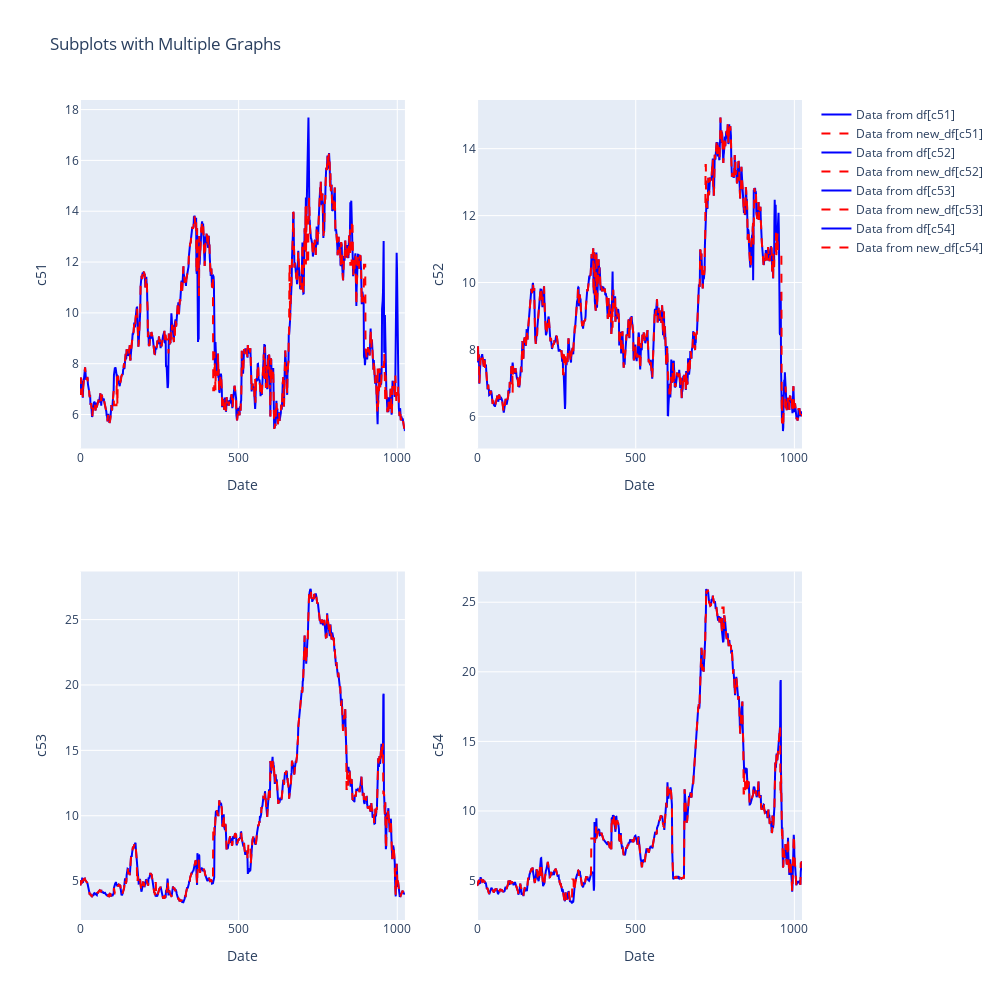

Write notebook code for a chart like this one.
### Code cell
import plotly.graph_objects as go
from plotly.subplots import make_subplots

selected_columns = ['c51', 'c52', 'c53', 'c54']

# Create a subplot with 2 rows and 2 columns
fig = make_subplots(rows=2, cols=2)

for i, (column) in enumerate((selected_columns), start=1):
    # Calculate the row and column indices for the subplot
    row_index = (i - 1) // 2 + 1
    col_index = (i - 1) % 2 + 1

    # Add a scatter trace for the data from df
    fig.add_trace(go.Scatter(x=df.index, y=df[column], mode='lines', name=f'Data from df[{column}]', line=dict(color='blue')), row=row_index, col=col_index)
    
    # Add a scatter trace for the data from new_df
    fig.add_trace(go.Scatter(x=new_df.index, y=new_df[column], mode='lines', name=f'Data from new_df[{column}]', line=dict(color='red', dash='dash')), row=row_index, col=col_index)
    
    # Set subplot title and axis labels
    fig.update_xaxes(title_text='Date', row=row_index, col=col_index)
    fig.update_yaxes(title_text=column, row=row_index, col=col_index)
    fig.update_layout(title_text=f'Line Plot of {column}', showlegend=True)

# Adjust subplot layout
fig.update_layout(height=1000, width=1000, title_text="Subplots with Multiple Graphs")
fig.update_layout(showlegend=True)
fig.show()

### Figure 1 — Plotly figure (JSON) as saved in the notebook; plotly's stock layout.template omitted (floating-point values rounded to 4 significant figures; data arrays with more than 128 entries replaced by an {"elided": "..."} marker saying what was removed)
{"data": [{"line": {"color": "blue"}, "mode": "lines", "name": "Data from df[c51]", "type": "scatter", "x": {"elided": "1025 int values"}, "xaxis": "x", "y": {"elided": "1025 float values"}, "yaxis": "y"}, {"line": {"color": "red", "dash": "dash"}, "mode": "lines", "name": "Data from new_df[c51]", "type": "scatter", "x": {"elided": "1025 int values"}, "xaxis": "x", "y": {"elided": "1025 float values"}, "yaxis": "y"}, {"line": {"color": "blue"}, "mode": "lines", "name": "Data from df[c52]", "type": "scatter", "x": {"elided": "1025 int values"}, "xaxis": "x2", "y": {"elided": "1025 float values"}, "yaxis": "y2"}, {"line": {"color": "red", "dash": "dash"}, "mode": "lines", "name": "Data from new_df[c52]", "type": "scatter", "x": {"elided": "1025 int values"}, "xaxis": "x2", "y": {"elided": "1025 float values"}, "yaxis": "y2"}, {"line": {"color": "blue"}, "mode": "lines", "name": "Data from df[c53]", "type": "scatter", "x": {"elided": "1025 int values"}, "xaxis": "x3", "y": {"elided": "1025 float values"}, "yaxis": "y3"}, {"line": {"color": "red", "dash": "dash"}, "mode": "lines", "name": "Data from new_df[c53]", "type": "scatter", "x": {"elided": "1025 int values"}, "xaxis": "x3", "y": {"elided": "1025 float values"}, "yaxis": "y3"}, {"line": {"color": "blue"}, "mode": "lines", "name": "Data from df[c54]", "type": "scatter", "x": {"elided": "1025 int values"}, "xaxis": "x4", "y": {"elided": "1025 float values"}, "yaxis": "y4"}, {"line": {"color": "red", "dash": "dash"}, "mode": "lines", "name": "Data from new_df[c54]", "type": "scatter", "x": {"elided": "1025 int values"}, "xaxis": "x4", "y": {"elided": "1025 float values"}, "yaxis": "y4"}], "layout": {"height": 1000, "showlegend": true, "title": {"text": "Subplots with Multiple Graphs"}, "width": 1000, "xaxis": {"anchor": "y", "domain": [0, 0.45], "title": {"text": "Date"}}, "xaxis2": {"anchor": "y2", "domain": [0.55, 1], "title": {"text": "Date"}}, "xaxis3": {"anchor": "y3", "domain": [0, 0.45], "title": {"text": "Date"}}, "xaxis4": {"anchor": "y4", "domain": [0.55, 1], "title": {"text": "Date"}}, "yaxis": {"anchor": "x", "domain": [0.575, 1], "title": {"text": "c51"}}, "yaxis2": {"anchor": "x2", "domain": [0.575, 1], "title": {"text": "c52"}}, "yaxis3": {"anchor": "x3", "domain": [0, 0.425], "title": {"text": "c53"}}, "yaxis4": {"anchor": "x4", "domain": [0, 0.425], "title": {"text": "c54"}}}}
